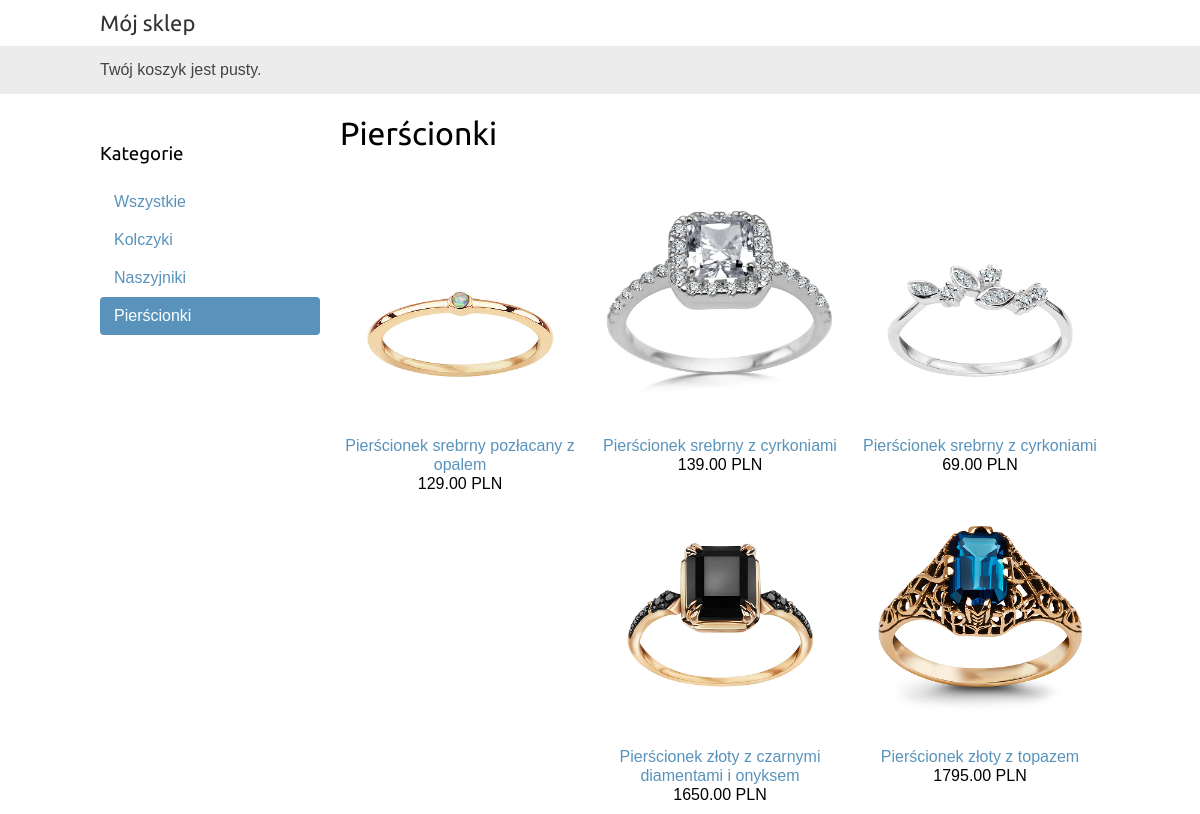
Screenshot of /pierscionki/ with the database file from the repository.
### sklep/models.py (models this page shows, shortened)
class Category(models.Model):
    name = models.CharField(max_length=200,
                            db_index=True)
    slug = models.SlugField(max_length=200,
                            db_index=True,
                            unique=True)
    class Meta:
        ordering = ('name',)
        verbose_name = 'category'
        verbose_name_plural = 'categories'
    def get_absolute_url(self):
        return reverse('sklep:product_list_by_category',
                       args=[self.slug])

class Product(models.Model):
    category = models.ForeignKey(Category,
                                 related_name='products',
                                 on_delete=models.CASCADE)
    name = models.CharField(max_length=200, db_index=True)
    slug = models.SlugField(max_length=200, db_index=True)
    image = models.ImageField(upload_to='products/%Y/%m/%d',
                              blank=True)
    description = models.TextField(blank=True)
    price = models.DecimalField(max_digits=10, decimal_places=2)
    available = models.BooleanField(default=True)
    created = models.DateTimeField(auto_now_add=True)
    updated = models.DateTimeField(auto_now=True)
    class Meta:
        ordering = ('name',)
        index_together = (('id', 'slug'),)
    def get_absolute_url(self):
        return reverse('sklep:product_detail',
                       args=[self.id, self.slug])

### sklep/views.py (the view)
# urls.py: path('', views.product_list, name='product_list'),
def product_list(request, category_slug=None):
    category = None
    categories = Category.objects.all()
    products = Product.objects.filter(available=True)
    if category_slug:
        category = get_object_or_404(Category, slug=category_slug)
        products = products.filter(category=category)
    return render(request,
                  'sklep/produkty/lista.html',
                  {'category': category,
                   'categories': categories,
                   'products': products})

### sklep/templates/sklep/produkty/lista.html (shortened to what this page needs)
{% extends "sklep/index.html" %}
{% load static %}
{% block content %}
  <div id="sidebar">
    <h3>Kategorie</h3>
    <ul>
      <li {% if not category %}class="selected"{% endif %}>
        <a href="{% url "sklep:product_list" %}">Wszystkie</a>
      </li>
      {% for c in categories %}
        <li {% if category.slug == c.slug %}class="selected"{% endif %}>
          <a href="{{ c.get_absolute_url }}">{{ c.name }}</a>
        </li>
      {% endfor %}
    </ul>
  </div>
  <div id="main" class="product-list">
    <h1>{% if category %}{{ category.name }}{% else %}Produkty{% endif %}</h1>
    {% for product in products %}
      <div class="item">
        <a href="{{ product.get_absolute_url }}">
          <img src="{% if product.image %}{{ product.image.url }}{% else %}{% static "obrazy/brak_zdjecia.png" %}{% endif %}">
        </a>
        <a href="{{ product.get_absolute_url }}">{{ product.name }}</a>
        <br>
        {{ product.price }} PLN
      </div>
    {% endfor %}
  </div>
{% endblock %}

### sklep/static/css/base.css (style rules this page uses)
body { margin:0; padding:0; font-family:helvetica, sans-serif; }
h1, h2, h3, h4, h5 , h6 { font-family: 'Ubuntu', sans-serif; font-weight:normal; }
a { text-decoration:none; color:#5993bb; }
#sidebar { width:220px; padding:30px 20px 0 0; float:left; }
#sidebar ul { margin:0; padding:0; }
#sidebar ul li { margin:0; list-style:none; padding:10px 14px; }
#sidebar ul li a { display:block; }
#sidebar ul li.selected { background:#5993bb; border-radius:4px; }
#sidebar ul li.selected a { color:#fff; }
#main { float:left; width: 96%; margin-right:-220px; overflow:hidden; }
.product-list .item { width:25%; padding:10px 20px 10px 0; float:left; text-align:center; line-height:1.2; }
.product-list .item img { width:100%; margin-bottom:8px; }

### rows the page displays
Category: name "Kolczyki"
Category: name "Naszyjniki"
Category: name "Pierścionki"
Product: image (picture), name "Pierścionek srebrny pozłacany z opalem", price "129.00"
Product: image (picture), name "Pierścionek srebrny z cyrkoniami", price "139.00"
Product: image (picture), name "Pierścionek srebrny z cyrkoniami", price "69.00"
Product: image (picture), name "Pierścionek złoty z czarnymi diamentami i onyksem", price "1650.00"
Product: image (picture), name "Pierścionek złoty z topazem", price "1795.00"
